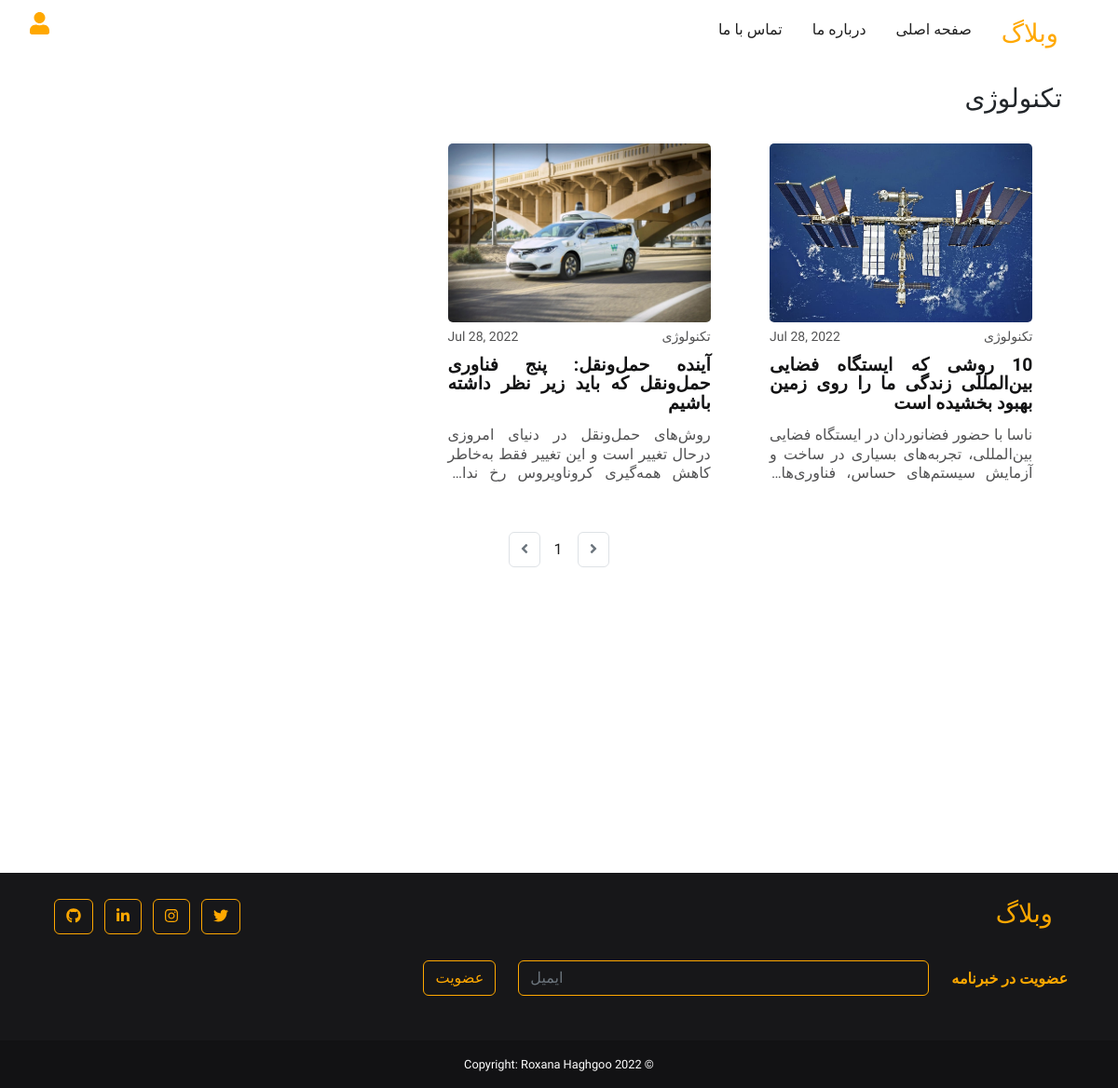
The page /category/تکنولوژی on the database as committed earlier.
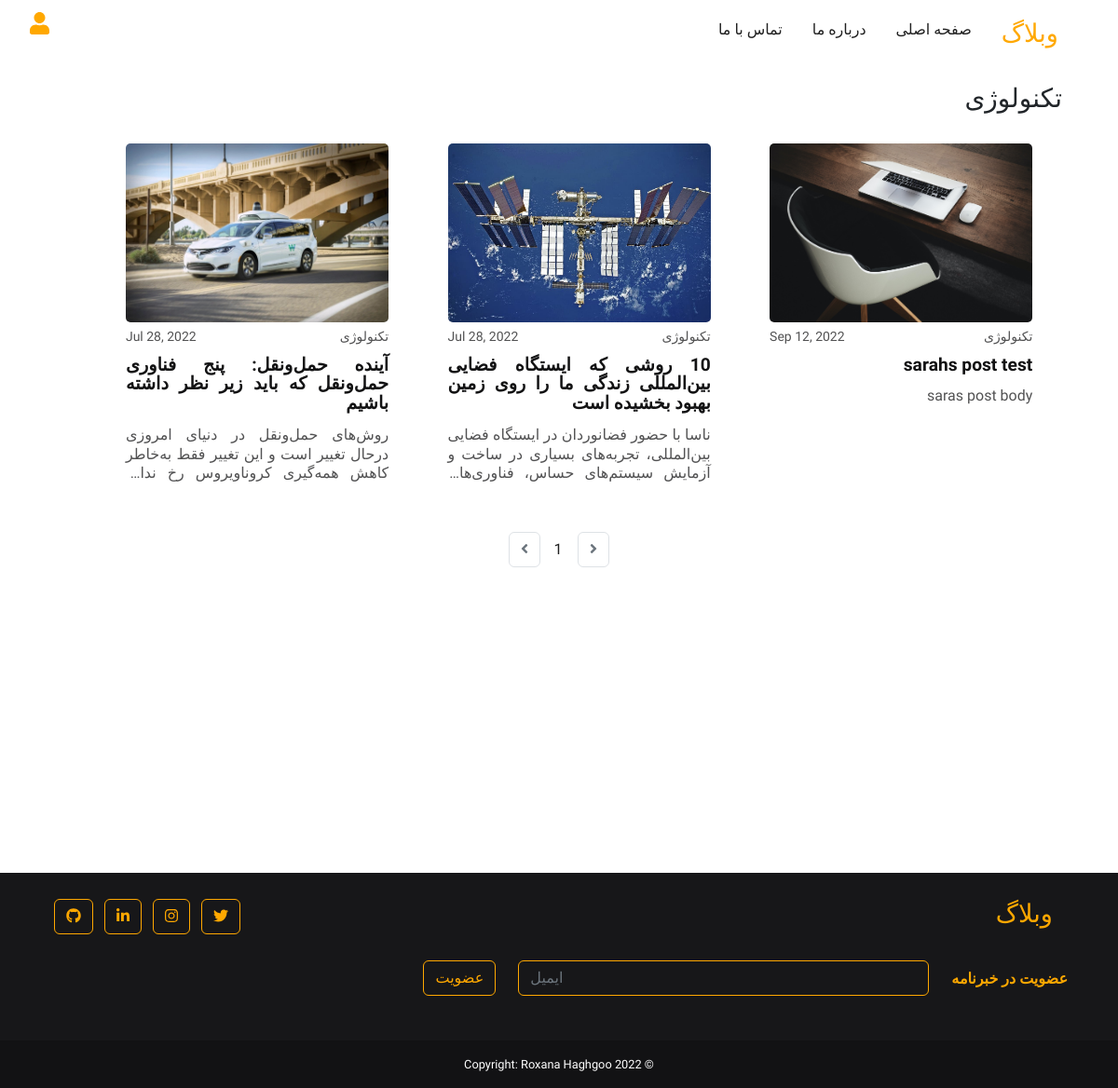
The same page on the database as committed later.
### Blog/models.py (models this page shows, shortened)
class Post(models.Model):
    CATEGORY = (
			('سفر', 'سفر'),
			('سرگرمی', 'سرگرمی'),
            ('تکنولوژی', 'تکنولوژی'),
            ('محیط زیست', 'محیط زیست'),
            ('زیبایی و پوشاک','زیبایی و پوشاک'),
            ('سلامتی','سلامتی'),
			)
    author = models.ForeignKey(User,
            on_delete=models.CASCADE,
            related_name='blog_posts')
    title = models.CharField(max_length=500)
    body = RichTextField(blank=True, null=True)
    date = models.DateTimeField(default = timezone.now)
    image = models.ImageField(upload_to ='uplodes',blank = False)
    category = models.CharField(max_length=200, choices=CATEGORY)
    likes = ManyToManyField(User, related_name='post_like', blank=True)

### Blog/views.py (the view)
# urls.py: path('category/<str:pk>',views.categories, name='category'),
def categories(request, pk):
    category = str(pk)
    if category == 'latest':
        posts = Post.objects.all().order_by('-date')
        category = 'جدیدترین ها'
    elif category == 'populars':
        posts = Post.objects.all().order_by('-likes')
        category = 'پرطرفدارترین ها'
    elif category == 'followings':
        followings = Followers.objects.get(user = request.user).another_user.all().values('id')
        posts = Post.objects.filter(author__in = followings).order_by('-date')
        category = 'دنبال شوندگان'
    else:
        posts = Post.objects.filter(category = pk).order_by('-date')
    p = Paginator(posts, 6)
    page_number = request.GET.get('page')
    try:
        page_obj = p.get_page(page_number)
    except PageNotAnInteger:
        page_obj = p.page(1)
    except EmptyPage:
        page_obj = p.page(p.num_pages)
    return render(request, 'Blog/category.html', {'page_obj': page_obj, 'category': category})

### Blog/templates/Blog/category.html (shortened to what this page needs)
{% extends "Blog/index.html" %}
{% load static %}
{% block contact %}
<div class="contant" style="direction: rtl;" >
    <h3>{{category}} </h3>
    <div class="posts" id="posts">
        {% for post in page_obj.object_list %}
        <div class="post-section">
                <a class="post-link" href="{% url 'view_post' post.id %}">
                <img class="post-image-home" src="{{post.image.url}}">
                <div class="date-cat">
                    <small>{{post.category}}</small>
                    <small>{{post.date | date:'M d, Y'}}</small>
                </div>
                <p class="title-home">{{post.title}}</p>
                <div class="post-body-home">
                    <p>{{post.body | safe}}</p>
                </div>
                </a>
        </div>
        {% endfor %}
    </div>
    <nav class=" d-flex justify-content-center mb-3" aria-label="...">
        <ul class="pagination">
          {%if page_obj.has_next %}
        <li class=" page-item mx-2">
            <a href="?page={{page_obj.next_page_number}}" class="page-link"> <i class="fa fa-angle-right"></i></a>
          </li>
        {% else %}
        <li class="page-item disabled mx-2">
            <a class="page-link"><i class="fa fa-angle-right"></i></a>
          </li>
        {% endif %}
        <li class="page-item active my-auto mx-2" aria-current="page">
            {{page_obj.number}}
          </li>
          {%if page_obj.has_previous %}
          <li class="page-item mx-2">
              <a href="?page={{page_obj.previous_page_number}}" class="page-link"><i class="fa fa-angle-left"></i> </a>
            </li>
          {% else %}
          <li class="page-item disabled mx-2">
              <a class="page-link"><i class="fa fa-angle-left"></i> </a>
            </li>
          {% endif %}
        </ul>
      </nav>
</div>
{% endblock %}

### Blog/templates/Blog/index.html (shortened to what this page needs)
{% load static %}
<!DOCTYPE html>
<html lang="fa-IR" dir="rtl">
<head>
    <link href="https://cdn.jsdelivr.net/gh/rastikerdar/vazirmatn@v33.003/Vazirmatn-font-face.css" rel="stylesheet" type="text/css" />
    <link
      rel="stylesheet"
      href="https://cdnjs.cloudflare.com/ajax/libs/font-awesome/4.7.0/css/font-awesome.min.css"
    />
    <link href="https://maxcdn.bootstrapcdn.com/font-awesome/6.1.0/css/font-awesome.min.css" rel="stylesheet">
    <link rel="stylesheet" href="{% static 'Blog/bootstrap/css/bootstrap.min.css' %}">
    <link rel="stylesheet" href="{% static 'Blog/bootstrap/css/bootstrap.rtl.min.css' %}">
    <link rel="stylesheet" href="{% static 'Blog/css/home_index.css' %}">
</head>
<body>
        <nav class="index-navbar d-flex justify-content-between py-2 px-3 text-light">
            <ul class="nav-menu d-flex py-2" id="nav-menu">
                <a class="logo mx-3">وبلاگ</a>
                <li class="nav-item mx-3 my-1"> <a class="nav-item" href="{% url 'home' %}"> صفحه اصلی </a></li>
                <li class="nav-item mx-3 my-1">درباره ما</li>
                <li class="nav-item mx-3 my-1">تماس با ما</li>
            </ul>
            <a href="{% url 'login' %}" class="profile-icon mx-3"> <i class="fa fa-user"></i></a>
        </nav>
    {% block contact %}{% endblock %}
    <footer class="text-center text-white">
        <div class="container p-4">
          <div class="top-layer d-flex justify-content-between">
            <a class="logo mx-3">وبلاگ</a>
          <section class="social-icons mb-4">
            <a class="btn btn-outline-light btn-floating m-1" href="#!" role="button"
              ><i class="fab fa-twitter"></i
            ></a>
            <a class="btn btn-outline-light btn-floating m-1" href="#!" role="button"
              ><i class="fab fa-instagram"></i
            ></a>
            <a class="btn btn-outline-light btn-floating m-1" href="#!" role="button"
              ><i class="fab fa-linkedin-in"></i
            ></a>
            <a class="btn btn-outline-light btn-floating m-1" href="#!" role="button"
              ><i class="fab fa-github"></i
            ></a>
          </section>
        </div>
          <section class="">
            <form action="">
              <div class="row d-flex justify-content-start">
                <div class="col-auto">
                  <p class="pt-2">
                    <strong>عضویت در خبرنامه</strong>
                  </p>
                </div>
                <div class="col-md-5 col-12">
                  <div class="form-outline mb-4">
                    <input type="email" id="form5Example21" placeholder="ایمیل" class="form-control" />
                  </div>
                </div>
                <div class="col-auto">
                  <button type="submit" class="btn mb-4">
                    عضویت
                  </button>
                </div>
              </div>
            </form>
          </section>
        </div>
        <div class="text-center p-3" style="background-color: rgba(0, 0, 0, 0.2); font-size: 0.8rem;">
          © 2022 Copyright: Roxana Haghgoo
        </div>
      </footer>
</body>
</html>

### Blog/static/Blog/css/home_index.css (style rules this page uses)
:root { --primary-yellow : #FFA800; --seconondary-yellow : #FFEE32; --dark-grey : #202020; }
html { scroll-behavior: smooth !important; overflow-x: hidden !important; }
body { margin: 0; padding: 0; height: 100vh; font-family: 'Vazirmatn', sans-serif; }
a { text-decoration: none; color: unset; }
ul { list-style: none; }
.nav-menu { direction: rtl; }
.index-navbar .nav-item { color: var(--dark-grey); }
.logo, .logo:visited { font-size: 1.7rem; color: var(--primary-yellow); font-weight: 500; cursor: pointer; }
.profile-icon, .profile-icon:visited { font-size: 1.5rem; color: var(--primary-yellow); }
.contant { margin: 0 auto; width: 90%; position: relative; margin-bottom: 3rem; min-height: 100vh; }
.posts { display: flex; flex-wrap: wrap; justify-content: start; align-items: center; margin-top: 1rem; }
.post-section { width: 32%; height: 25rem; padding: 1rem; margin-bottom: 3%; line-height: 130%; }
.post-image-home { width: 90%; height: 12rem; margin: 0 auto; border-radius: 5px; display: block; }
.date-cat { display: flex; justify-content: space-between; width: 90%; padding: 0.3rem 0; margin: 0 auto; }
.date-cat small { font-size: 14px; font-weight: 300; color: #525253; }
.title-home { width: 90%; text-align: justify; font-size: 1.2rem; font-weight: 600; color: #121213; margin: 0.3rem auto; direction: rtl; }
.post-body-home { text-align: justify; height: 4.5rem; overflow: hidden; text-overflow: ellipsis; display: -webkit-box; -webkit-line-clamp: 3; -webkit-box-orient: vertical; }
.post-body-home p { width: 90%; color: #525253; font-weight: 300; margin: 0.5rem auto !important; }
.post-link { text-decoration: none; }
.page-item { color: var(--dark-grey); }
.page-item a { color: var(--dark-grey); background-color: var(--primary-yellow); }
footer { background-color: #171719 ; position:relative; }
.social-icons a { color: var(--primary-yellow); border-color: var(--primary-yellow); }
footer strong { color: var(--primary-yellow); }
footer button.btn { border-color: var(--primary-yellow); color: var(--primary-yellow); }
footer input.form-control { background-color: transparent; border-color: var(--primary-yellow); color: var(--seconondary-yellow); }

Rows that differ between the two databases and show on the page:
added Post: image (picture), category "تکنولوژی", date "Sep 12, 2022", title "sarahs post test", body "saras post body"
